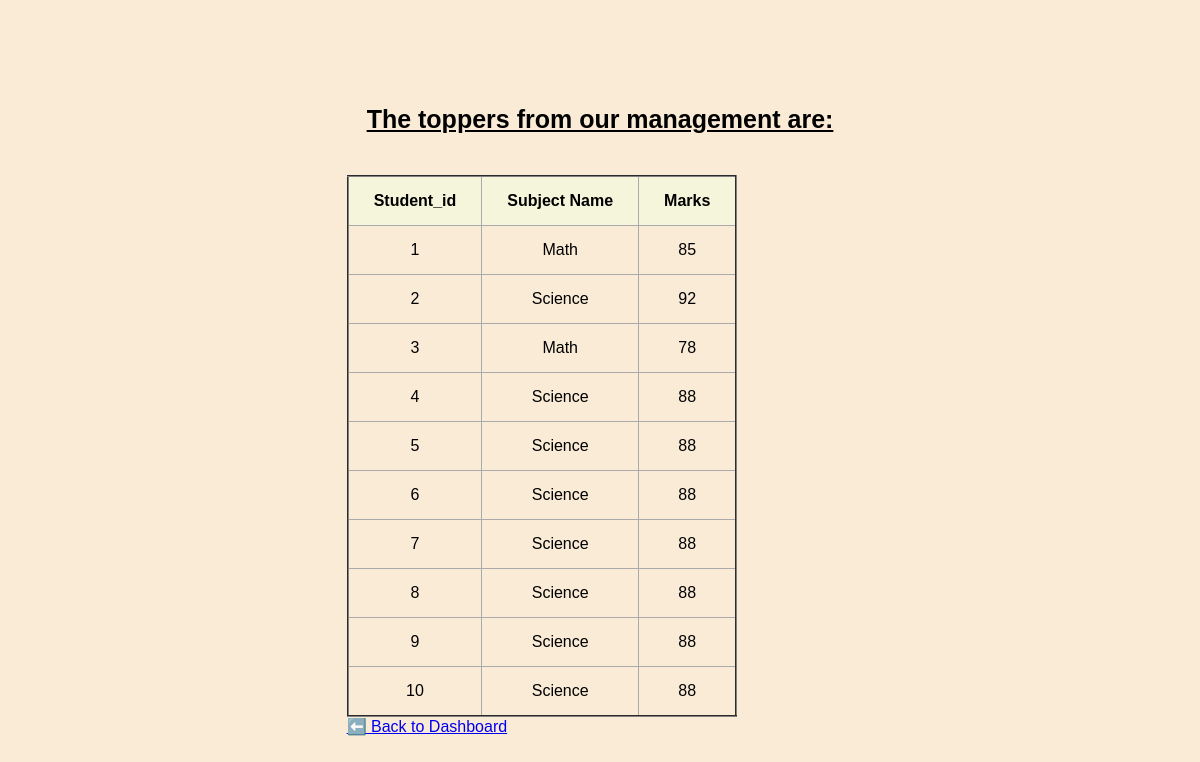
The page /marks on the database its author committed.
### tables this page shows
CREATE TABLE Marks (
    student_id INTEGER,
    subject TEXT,
    marks INTEGER
);

### app.py (the view)
@app.route('/marks')
def marks():
    conn = get_db_connection()
    marks = conn.execute('SELECT * FROM Marks').fetchall()
    conn.close()
    return render_template('marks.html', marks=marks)

### app.py (called while the page is built)
def get_db_connection():
    conn = sqlite3.connect('Student.db')
    conn.row_factory = sqlite3.Row
    return conn

### templates/Marks.html (shortened to what this page needs)
<!DOCTYPE html>
<html lang="en">
<head>
    <link rel="stylesheet" href="{{ url_for('static', filename='style.css') }}">
</head>
<body>
    <div id="Marks-section" class="section">
        <h2>The toppers from our management are:</h2>
        <table border="2">
            <tr>
                <th>Student_id</th>
                <th>Subject Name</th>
                <th>Marks</th>
            </tr>
            {% for mark in marks %}
            <tr>
                <td>{{ mark[0] }}</td>
                <td>{{ mark[1] }}</td>
                <td>{{ mark[2] }}</td>
            </tr>
            {% endfor %}
        </table>
        <a href="/">⬅️ Back to Dashboard</a>
    </div>
</body>
</html>

### static/style.css (style rules this page uses)
body { background-color: antiquewhite; background-position: center; background-repeat: no-repeat; font-family: 'Trebuchet MS', 'Lucida Sans Unicode', 'Lucida Grande', 'Lucida Sans', Arial, sans-serif; color: black; margin: 0px; height:100vh; display:flex; justify-content: center; align-items: center; }
table { height:45px; margin-top: 0px; border-collapse: collapse; text-align:center }
th, td { border: 1px solid #aaa; padding: 15px 25px; text-align: center; }
th { background-color: beige; color:black; }
.section h2 { text-align: center; text-decoration: underline; color:black; padding:20px; }

### templates/Marks.html (style rules this page uses)
h2 { font-size: 25px; font-family: 'Franklin Gothic Medium', 'Arial Narrow', Arial, sans-serif; text-decoration: underline; color:black; }

### rows shown on the page
Marks: student "1", subject "Math", marks "85"
Marks: student "2", subject "Science", marks "92"
Marks: student "3", subject "Math", marks "78"
Marks: student "4", subject "Science", marks "88"
Marks: student "5", subject "Science", marks "88"
Marks: student "6", subject "Science", marks "88"
Marks: student "7", subject "Science", marks "88"
Marks: student "8", subject "Science", marks "88"
Marks: student "9", subject "Science", marks "88"
Marks: student "10", subject "Science", marks "88"
